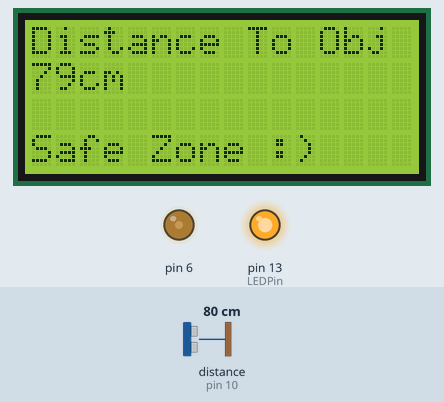
Recording of a sketch running on a simulated Arduino Uno, built with avr-gcc and run on an emulated ATmega328P. On the bench: 16×4 character LCD, output pins drawn as LEDs (lit = HIGH). Wiring (inferred from the names in the program): ultrasonic range finder: trigger pin 9; echo pin 10. The inputs (shaded band) are chosen by the test bench; at power-on: distance to the obstacle (sensor on pin 10) 80 cm. The echo pulse lasts 58.3 µs per cm; pins used as bus, display or sensor lines are not drawn.

Above: at 1.2 s.
1.3 s: distance to the obstacle (sensor on pin 10) set to 2 cm
At 2.11 s:
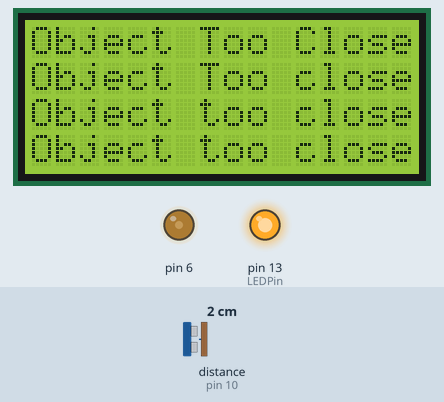
3.7 s: distance to the obstacle (sensor on pin 10) set to 9 cm
5.2 s: distance to the obstacle (sensor on pin 10) set to 12 cm
At 6.6 s:
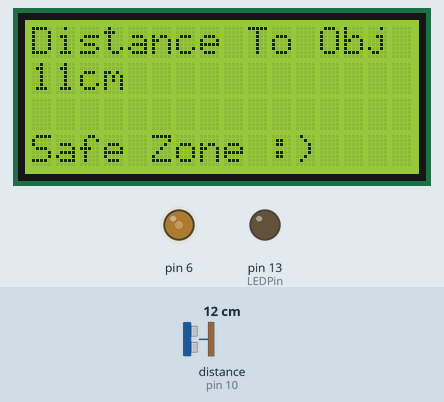
7.2 s: distance to the obstacle (sensor on pin 10) set to 4 cm
At 7.85 s:
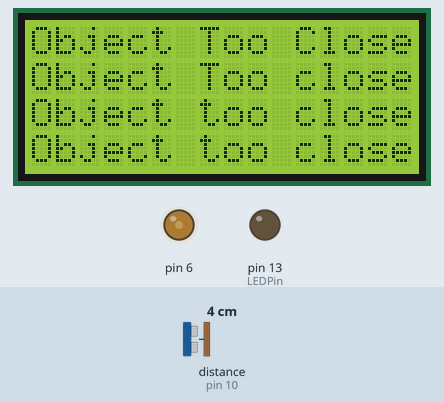
Timing chart, 0 to 10.4 s (numbered marks = the images above; inputs shaded):
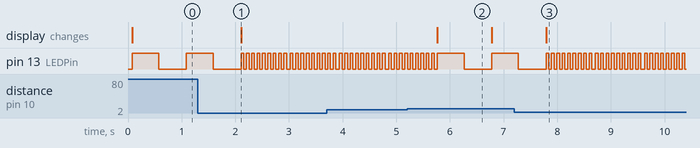

Measured:
- the behaviour switches between 10 and 11 cm on distance to the obstacle (sensor on pin 10) (found by bisection; images 1 and 2)
- after the input at 1.3 s, the display: changes after 0.81 s (image 1)
- after the input at 5.2 s, the display: changes after 0.57 s (image 2)
- after the input at 7.2 s, the display: changes after 0.59 s (image 3)
- by itself, pin 13 (LEDPin): repeats every 0.10 s: HIGH 0.05 s, LOW 0.05 s
- what the display in image 2 shows lasts 1.0 s, from 5.8 s to 6.8 s

The sketch:

Sensor_Code.ino
```cpp
/**
 * @author Wade Mackey
 *
 * This file uses the sonar sensor to detect the distance from the forward object and outputs the range to the display in centimeters.
 * If the range is less than 10cm a warning message will be displayed, and the LED on the arduino will flash.
 */
#define trigPin 9
#define echoPin 10

//Flashing LED on Arduino board
#define LEDPin 13

//LCD
#include <Wire.h>
#include <LCD.h>
#include <LiquidCrystal.h>


#define BACKLIGHT_PIN   3
#define En_pin  8
#define Rw_pin  1
#define Rs_pin  12
#define D4_pin  5
#define D5_pin  4
#define D6_pin  3
#define D7_pin  2

int n = 1;

LiquidCrystal  lcd(Rs_pin,En_pin,D4_pin,D5_pin,D6_pin,D7_pin);


void setup ()
{
  analogWrite(6,75);
  Serial.begin(9600);
  pinMode(trigPin, OUTPUT);  //The transmit pin of the ultrasonic sensor
  pinMode(echoPin, INPUT);   //The receive pin of the ultrasonic sensor
  pinMode(LEDPin, OUTPUT);   //The LED of the Arduino

  lcd.begin (16,4);  //Size of LCD

// Switch on the backlight
//  lcd.setBacklightPin(BACKLIGHT_PIN,POSITIVE);
//  lcd.setBacklight(HIGH);
  lcd.home ();                // go home

}

void loop()
{
  int duration, distance;
  digitalWrite(trigPin, HIGH);
  delayMicroseconds(100);
  digitalWrite(trigPin, LOW);
  duration = pulseIn(echoPin, HIGH);
  distance =(duration/2) / 29.1;

  lcd.clear();
  lcd.setCursor(0,0);
  lcd.print("Distance To Obj");
  lcd.setCursor(0,1);
  lcd.print(distance);
  lcd.print("cm");
  if (distance >=10)
  {
    lcd.setCursor(0,4);
    lcd.print("Safe Zone :)");
    digitalWrite(LEDPin,HIGH);
      delay(500);
      digitalWrite(LEDPin,LOW);
      delay(500);

  }
    else
  {
      lcd.clear();
      lcd.setCursor(0,0);
      lcd.print("Object Too Close!");
      lcd.setCursor(0,1);
      lcd.print("Object Too close!");
      lcd.setCursor(0,2);
      lcd.print("Object too close!");
      lcd.setCursor(0,3);
      lcd.print("Object too close!");

      for(int i = 1; i < 10; i++)
      {
        digitalWrite(LEDPin,HIGH);
        delay(50);
        digitalWrite(LEDPin,LOW);
        delay(50);
      }
  }

}
```
